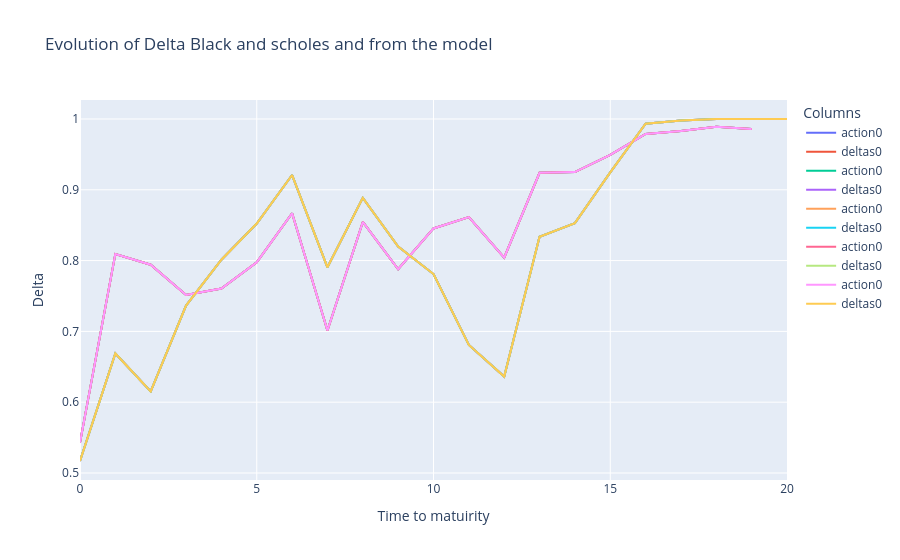

Notebook code for this chart:
### Code cell
fig = go.Figure()
# Add traces for each column
for column in actions.columns[values]:
    fig.add_trace(go.Scatter(x=actions.index, y=actions[column], mode='lines', name=f"action{column}"))
    fig.add_trace(go.Scatter(x=deltas.index, y=deltas[column], mode='lines', name=f"deltas{column}"))

# Update layout
fig.update_layout(
    title='Evolution of Delta Black and scholes and from the model',
    xaxis_title='Time to matuirity',
    yaxis_title='Delta',
    template='plotly',
    legend=dict(title='Columns'),
)

# Show the plot
fig.show()

### Figure 1 — Plotly figure (JSON) as saved in the notebook; plotly's stock layout.template omitted (floating-point values rounded to 4 significant figures)
{"data": [{"mode": "lines", "name": "action0", "type": "scatter", "x": [0, 1, 2, 3, 4, 5, 6, 7, 8, 9, 10, 11, 12, 13, 14, 15, 16, 17, 18, 19], "y": [0.5428, 0.8094, 0.7941, 0.7515, 0.7605, 0.7975, 0.8668, 0.7013, 0.8546, 0.7877, 0.8454, 0.8614, 0.8043, 0.924, 0.9251, 0.9495, 0.9788, 0.9832, 0.9891, 0.9859]}, {"mode": "lines", "name": "deltas0", "type": "scatter", "x": [0, 1, 2, 3, 4, 5, 6, 7, 8, 9, 10, 11, 12, 13, 14, 15, 16, 17, 18, 19, 20], "y": [0.5169, 0.6688, 0.6151, 0.7365, 0.8012, 0.8524, 0.9209, 0.7905, 0.8885, 0.8199, 0.781, 0.6808, 0.6362, 0.8336, 0.8529, 0.9246, 0.9933, 0.9977, 0.9999, 1.0, 1]}, {"mode": "lines", "name": "action0", "type": "scatter", "x": [0, 1, 2, 3, 4, 5, 6, 7, 8, 9, 10, 11, 12, 13, 14, 15, 16, 17, 18, 19], "y": [0.5428, 0.8094, 0.7941, 0.7515, 0.7605, 0.7975, 0.8668, 0.7013, 0.8546, 0.7877, 0.8454, 0.8614, 0.8043, 0.924, 0.9251, 0.9495, 0.9788, 0.9832, 0.9891, 0.9859]}, {"mode": "lines", "name": "deltas0", "type": "scatter", "x": [0, 1, 2, 3, 4, 5, 6, 7, 8, 9, 10, 11, 12, 13, 14, 15, 16, 17, 18, 19, 20], "y": [0.5169, 0.6688, 0.6151, 0.7365, 0.8012, 0.8524, 0.9209, 0.7905, 0.8885, 0.8199, 0.781, 0.6808, 0.6362, 0.8336, 0.8529, 0.9246, 0.9933, 0.9977, 0.9999, 1.0, 1]}, {"mode": "lines", "name": "action0", "type": "scatter", "x": [0, 1, 2, 3, 4, 5, 6, 7, 8, 9, 10, 11, 12, 13, 14, 15, 16, 17, 18, 19], "y": [0.5428, 0.8094, 0.7941, 0.7515, 0.7605, 0.7975, 0.8668, 0.7013, 0.8546, 0.7877, 0.8454, 0.8614, 0.8043, 0.924, 0.9251, 0.9495, 0.9788, 0.9832, 0.9891, 0.9859]}, {"mode": "lines", "name": "deltas0", "type": "scatter", "x": [0, 1, 2, 3, 4, 5, 6, 7, 8, 9, 10, 11, 12, 13, 14, 15, 16, 17, 18, 19, 20], "y": [0.5169, 0.6688, 0.6151, 0.7365, 0.8012, 0.8524, 0.9209, 0.7905, 0.8885, 0.8199, 0.781, 0.6808, 0.6362, 0.8336, 0.8529, 0.9246, 0.9933, 0.9977, 0.9999, 1.0, 1]}, {"mode": "lines", "name": "action0", "type": "scatter", "x": [0, 1, 2, 3, 4, 5, 6, 7, 8, 9, 10, 11, 12, 13, 14, 15, 16, 17, 18, 19], "y": [0.5428, 0.8094, 0.7941, 0.7515, 0.7605, 0.7975, 0.8668, 0.7013, 0.8546, 0.7877, 0.8454, 0.8614, 0.8043, 0.924, 0.9251, 0.9495, 0.9788, 0.9832, 0.9891, 0.9859]}, {"mode": "lines", "name": "deltas0", "type": "scatter", "x": [0, 1, 2, 3, 4, 5, 6, 7, 8, 9, 10, 11, 12, 13, 14, 15, 16, 17, 18, 19, 20], "y": [0.5169, 0.6688, 0.6151, 0.7365, 0.8012, 0.8524, 0.9209, 0.7905, 0.8885, 0.8199, 0.781, 0.6808, 0.6362, 0.8336, 0.8529, 0.9246, 0.9933, 0.9977, 0.9999, 1.0, 1]}, {"mode": "lines", "name": "action0", "type": "scatter", "x": [0, 1, 2, 3, 4, 5, 6, 7, 8, 9, 10, 11, 12, 13, 14, 15, 16, 17, 18, 19], "y": [0.5428, 0.8094, 0.7941, 0.7515, 0.7605, 0.7975, 0.8668, 0.7013, 0.8546, 0.7877, 0.8454, 0.8614, 0.8043, 0.924, 0.9251, 0.9495, 0.9788, 0.9832, 0.9891, 0.9859]}, {"mode": "lines", "name": "deltas0", "type": "scatter", "x": [0, 1, 2, 3, 4, 5, 6, 7, 8, 9, 10, 11, 12, 13, 14, 15, 16, 17, 18, 19, 20], "y": [0.5169, 0.6688, 0.6151, 0.7365, 0.8012, 0.8524, 0.9209, 0.7905, 0.8885, 0.8199, 0.781, 0.6808, 0.6362, 0.8336, 0.8529, 0.9246, 0.9933, 0.9977, 0.9999, 1.0, 1]}], "layout": {"legend": {"title": {"text": "Columns"}}, "title": {"text": "Evolution of Delta Black and scholes and from the model"}, "xaxis": {"title": {"text": "Time to matuirity"}}, "yaxis": {"title": {"text": "Delta"}}}}
